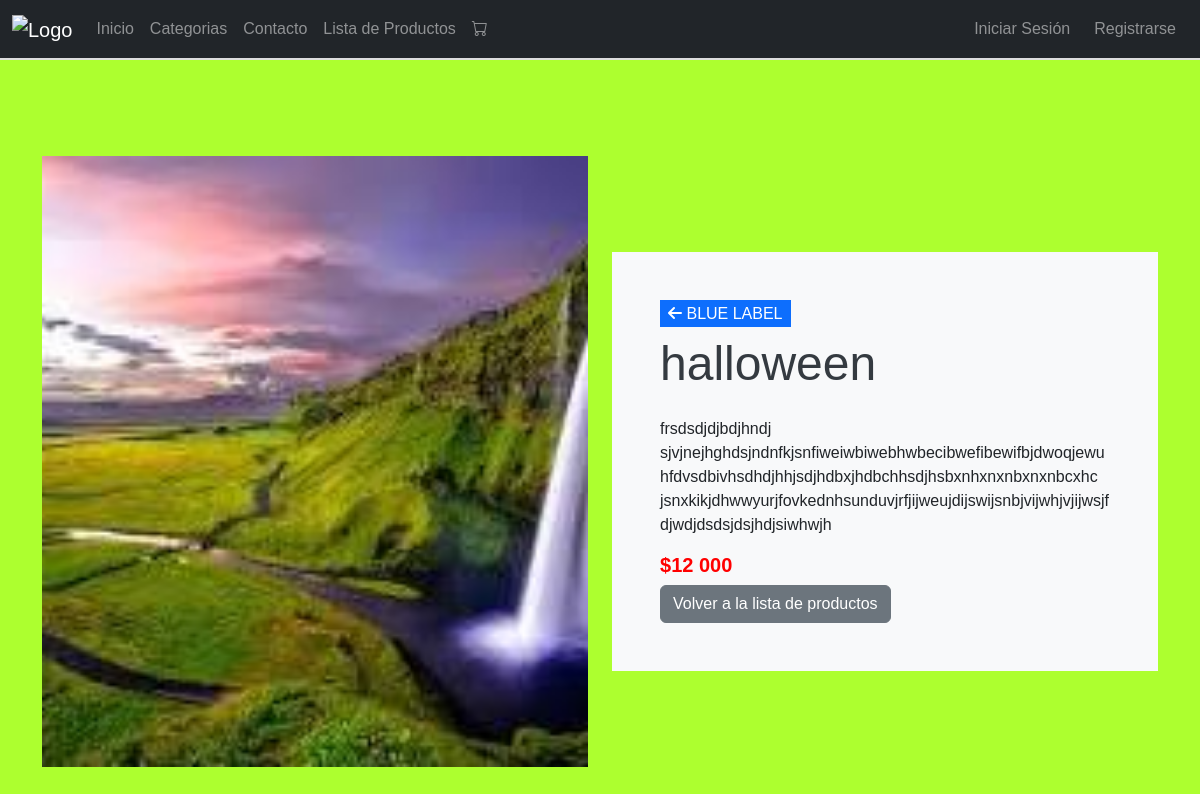
/productos/1/, run on the app's committed database.
### fennys/models.py (models this page shows, shortened)
class Producto(models.Model):
    nombre = models.CharField(max_length=200)
    descripcion = models.TextField()
    precio = models.DecimalField(max_digits=10, decimal_places=0)
    inventario = models.IntegerField()
    categoria = models.ForeignKey(Categoria, related_name='productos', on_delete=models.CASCADE)
    foto = models.ImageField(upload_to='productos/', null=True, blank=True)

class Categoria(models.Model):
    nombre = models.CharField(max_length=100)
    descripcion = models.TextField()
    foto = models.ImageField(upload_to='categorias/', null=True, blank=True)
    def __str__(self):
        return self.nombre

### fennys/views.py (the view)
# urls.py: path('productos/<int:producto_id>/', views.detalle_producto, name='detalle_producto'),
def detalle_producto(request, producto_id):
    producto = get_object_or_404(Producto, id=producto_id)
    categorias = Categoria.objects.all()
    return render(request, 'fennys/productos/detalle_producto.html', {'producto': producto, 'categorias': categorias})

### fennys/templates/fennys/productos/detalle_producto.html (shortened to what this page needs)
{% extends 'fennys/barnav.html' %}
{% load static %}
{% load humanize %}
{% block content %}
<div class="container-fluid py-5">
    <div class="container py-5">
        <div class="row">
            <div class="col-lg-6" style="min-height: 500px;">
                <div class="position-relative h-100">
                    <img class="position-absolute w-100 h-100" src="{{ producto.foto.url }}" style="object-fit: cover;">
                </div>
            </div>
            <div class="col-lg-6 pt-5 pb-lg-5">
                <div class="hours-text bg-light p-4 p-lg-5 my-lg-5" style="max-width: 100%; word-wrap: break-word;">
                    <a class="text-decoration-none" href="{% url 'productos' %}?cat={{ producto.categoria.id }}">
                        <h6 class="d-inline-block text-white text-uppercase bg-primary py-1 px-2"><i class="fas fa-arrow-left"></i> {{ producto.categoria }}</h6>
                    </a>
                    <h1 class="mb-4">{{ producto.nombre }}</h1>
                    <p style="max-width: 100%; word-wrap: break-word;">{{ producto.descripcion }}</p>
                    <h5 style="color: red;"><strong>${{ producto.precio|intcomma }}</strong></h5>
                    <a href="{% url 'lista_productos' %}" class="btn btn-secondary">Volver a la lista de productos</a>
                </div>
            </div>
        </div>
    </div>
</div>
{% endblock %}

### fennys/static/fennys/css/style.css (style rules this page uses)
body { background-color: #f8f9fa; font-family: 'Arial', sans-serif; }
h1 { color: #343a40; font-size: 3rem; }

### data on the page
Producto: foto (picture), categoria "BLUE LABEL", nombre "halloween", descripcion "frsdsdjdjbdjhndj sjvjnejhghdsjndnfkjsnfiweiwbiwebhwbecibwefibewifbjdwoqjewuhfdvsdbivhsdhdjhhjsdjhdbxjhdbchhsdjhsbxnhxnxnbxnxnbcxhc jsnxkikjdhwwyurjfovkednhsunduvjrfjijweujdijswijsnbjvijwhjvjijwsjfdjwdjdsdsjdsjhdjsiwhwjh", precio "12 000"
